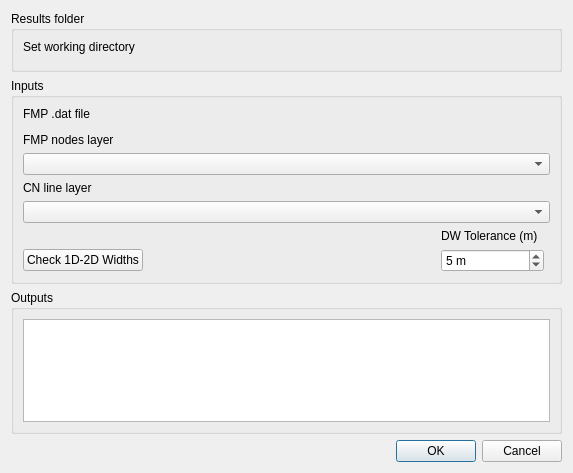
<?xml version="1.0" encoding="UTF-8"?>
<ui version="4.0">
 <class>FmpTuflowWidthCheckDialog</class>
 <widget class="QDialog" name="FmpTuflowWidthCheckDialog">
  <property name="geometry">
   <rect>
    <x>0</x>
    <y>0</y>
    <width>573</width>
    <height>473</height>
   </rect>
  </property>
  <property name="windowTitle">
   <string>FMP-TUFLOW Section Width Compare</string>
  </property>
  <layout class="QVBoxLayout" name="verticalLayout_3">
   <item>
    <widget class="QGroupBox" name="groupBox">
     <property name="title">
      <string>Results folder</string>
     </property>
     <layout class="QVBoxLayout" name="verticalLayout">
      <item>
       <widget class="QLabel" name="label">
        <property name="text">
         <string>Set working directory</string>
        </property>
       </widget>
      </item>
      <item>
       <widget class="QgsFileWidget" name="workingDirFileWidget">
        <property name="dialogTitle">
         <string>Select Output Folder</string>
        </property>
        <property name="storageMode">
         <enum>QgsFileWidget::GetDirectory</enum>
        </property>
       </widget>
      </item>
     </layout>
    </widget>
   </item>
   <item>
    <widget class="QGroupBox" name="groupBox_2">
     <property name="title">
      <string>Inputs</string>
     </property>
     <layout class="QGridLayout" name="gridLayout">
      <item row="6" column="2">
       <widget class="QLabel" name="label_5">
        <property name="text">
         <string>DW Tolerance (m)</string>
        </property>
       </widget>
      </item>
      <item row="5" column="0" colspan="5">
       <widget class="QgsMapLayerComboBox" name="cnLinesLayerCbox"/>
      </item>
      <item row="4" column="0" colspan="3">
       <widget class="QLabel" name="label_3">
        <property name="text">
         <string>CN line layer</string>
        </property>
       </widget>
      </item>
      <item row="3" column="0" colspan="5">
       <widget class="QgsMapLayerComboBox" name="fmpNodesLayerCbox"/>
      </item>
      <item row="7" column="0">
       <widget class="QPushButton" name="checkWidthsBtn">
        <property name="text">
         <string>Check 1D-2D Widths</string>
        </property>
       </widget>
      </item>
      <item row="2" column="0" colspan="3">
       <widget class="QLabel" name="label_4">
        <property name="text">
         <string>FMP nodes layer</string>
        </property>
       </widget>
      </item>
      <item row="0" column="0" colspan="3">
       <widget class="QLabel" name="label_2">
        <property name="text">
         <string>FMP .dat file</string>
        </property>
       </widget>
      </item>
      <item row="1" column="0" colspan="4">
       <widget class="QgsFileWidget" name="datFileWidget">
        <property name="dialogTitle">
         <string>Select FMP Model .dat File</string>
        </property>
        <property name="filter">
         <string>*.dat</string>
        </property>
       </widget>
      </item>
      <item row="7" column="1">
       <spacer name="horizontalSpacer">
        <property name="orientation">
         <enum>Qt::Horizontal</enum>
        </property>
        <property name="sizeHint" stdset="0">
         <size>
          <width>40</width>
          <height>20</height>
         </size>
        </property>
       </spacer>
      </item>
      <item row="7" column="2" colspan="2">
       <widget class="QgsSpinBox" name="dwToleranceSpinbox">
        <property name="suffix">
         <string> m</string>
        </property>
        <property name="maximum">
         <number>20</number>
        </property>
        <property name="value">
         <number>5</number>
        </property>
       </widget>
      </item>
     </layout>
    </widget>
   </item>
   <item>
    <widget class="QGroupBox" name="groupBox_3">
     <property name="title">
      <string>Outputs</string>
     </property>
     <layout class="QVBoxLayout" name="verticalLayout_2">
      <item>
       <widget class="QPlainTextEdit" name="loggingTextedit">
        <property name="horizontalScrollBarPolicy">
         <enum>Qt::ScrollBarAlwaysOff</enum>
        </property>
       </widget>
      </item>
     </layout>
    </widget>
   </item>
   <item>
    <widget class="QDialogButtonBox" name="buttonBox">
     <property name="orientation">
      <enum>Qt::Horizontal</enum>
     </property>
     <property name="standardButtons">
      <set>QDialogButtonBox::Cancel|QDialogButtonBox::Ok</set>
     </property>
    </widget>
   </item>
  </layout>
 </widget>
 <customwidgets>
  <customwidget>
   <class>QgsFileWidget</class>
   <extends>QWidget</extends>
   <header>qgsfilewidget.h</header>
  </customwidget>
  <customwidget>
   <class>QgsMapLayerComboBox</class>
   <extends>QComboBox</extends>
   <header>qgsmaplayercombobox.h</header>
  </customwidget>
  <customwidget>
   <class>QgsSpinBox</class>
   <extends>QSpinBox</extends>
   <header>qgsspinbox.h</header>
  </customwidget>
 </customwidgets>
 <resources/>
 <connections>
  <connection>
   <sender>buttonBox</sender>
   <signal>accepted()</signal>
   <receiver>FmpTuflowWidthCheckDialog</receiver>
   <slot>accept()</slot>
   <hints>
    <hint type="sourcelabel">
     <x>248</x>
     <y>254</y>
    </hint>
    <hint type="destinationlabel">
     <x>157</x>
     <y>274</y>
    </hint>
   </hints>
  </connection>
  <connection>
   <sender>buttonBox</sender>
   <signal>rejected()</signal>
   <receiver>FmpTuflowWidthCheckDialog</receiver>
   <slot>reject()</slot>
   <hints>
    <hint type="sourcelabel">
     <x>316</x>
     <y>260</y>
    </hint>
    <hint type="destinationlabel">
     <x>286</x>
     <y>274</y>
    </hint>
   </hints>
  </connection>
 </connections>
</ui>
